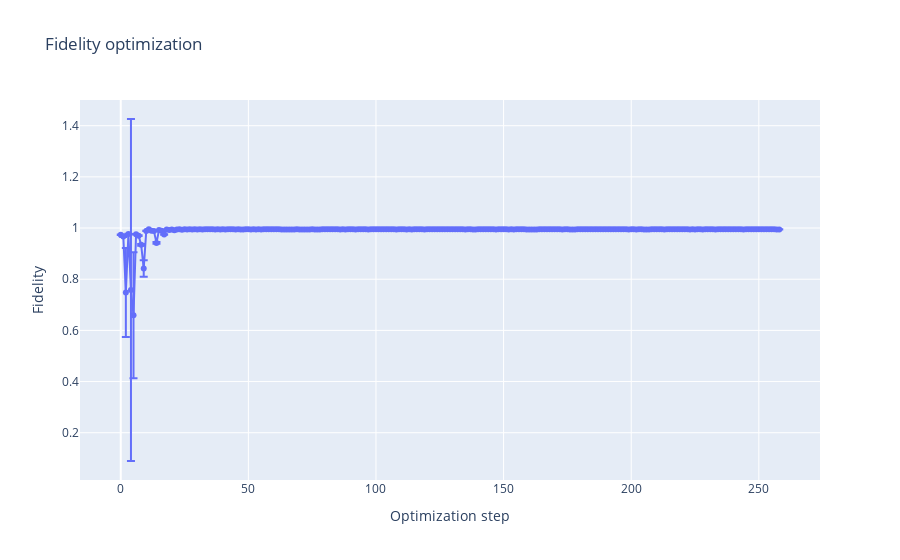

Notebook cell for this chart:
### Code cell
fig = go.Figure()

fig.add_trace(go.Scatter(
    x=np.arange(len(all_decay_params)),  
    y=all_decay_params,  
    error_y=dict(
        type='data',  # Use 'data' for error values provided directly
        array=all_decay_errs,  # Error array
        visible=True  # Show error bars
    ),
    mode='markers+lines',  
    name='Decay Parameters'
))

fig.update_layout(
    title='Fidelity optimization',
    xaxis_title='Optimization step',
    yaxis_title='Fidelity',
    hovermode='closest',  
)

fig.show()
fig.write_html("optimization_no_beta.html")
fig.write_html("optimization_no_beta.ong")

### Figure 1 — Plotly figure (JSON) as saved in the notebook; plotly's stock layout.template omitted (floating-point values rounded to 4 significant figures; data arrays with more than 128 entries replaced by an {"elided": "..."} marker saying what was removed)
{"data": [{"error_y": {"array": {"elided": "259 float values"}, "type": "data", "visible": true}, "mode": "markers+lines", "name": "Decay Parameters", "type": "scatter", "x": {"elided": "259 int values"}, "y": {"elided": "259 float values"}}], "layout": {"hovermode": "closest", "title": {"text": "Fidelity optimization"}, "xaxis": {"title": {"text": "Optimization step"}}, "yaxis": {"title": {"text": "Fidelity"}}}}
